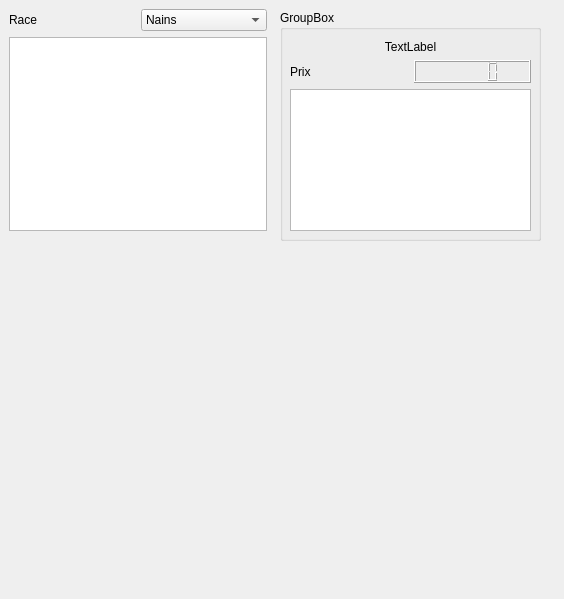
<?xml version="1.0" encoding="UTF-8"?>
<ui version="4.0">
 <class>LectureProfile</class>
 <widget class="QWidget" name="LectureProfile">
  <property name="geometry">
   <rect>
    <x>0</x>
    <y>0</y>
    <width>564</width>
    <height>599</height>
   </rect>
  </property>
  <property name="windowTitle">
   <string>Form</string>
  </property>
  <widget class="QWidget" name="verticalLayoutWidget">
   <property name="geometry">
    <rect>
     <x>9</x>
     <y>9</y>
     <width>258</width>
     <height>222</height>
    </rect>
   </property>
   <layout class="QVBoxLayout" name="verticalLayout">
    <item>
     <layout class="QHBoxLayout" name="horizontalLayout">
      <item>
       <widget class="QLabel" name="label">
        <property name="text">
         <string>Race</string>
        </property>
       </widget>
      </item>
      <item>
       <widget class="QComboBox" name="comboBox">
        <item>
         <property name="text">
          <string>Nains</string>
         </property>
        </item>
        <item>
         <property name="text">
          <string>Orques</string>
         </property>
        </item>
        <item>
         <property name="text">
          <string>Hommes betes</string>
         </property>
        </item>
        <item>
         <property name="text">
          <string>Skavens</string>
         </property>
        </item>
       </widget>
      </item>
     </layout>
    </item>
    <item>
     <widget class="QTreeView" name="treeView"/>
    </item>
   </layout>
  </widget>
  <widget class="QGroupBox" name="groupBox">
   <property name="geometry">
    <rect>
     <x>280</x>
     <y>10</y>
     <width>261</width>
     <height>231</height>
    </rect>
   </property>
   <property name="title">
    <string>GroupBox</string>
   </property>
   <widget class="QWidget" name="verticalLayoutWidget_2">
    <property name="geometry">
     <rect>
      <x>10</x>
      <y>30</y>
      <width>241</width>
      <height>191</height>
     </rect>
    </property>
    <layout class="QVBoxLayout" name="verticalLayout_2">
     <item>
      <widget class="QLabel" name="label_3">
       <property name="text">
        <string>&lt;html&gt;&lt;head/&gt;&lt;body&gt;&lt;p align=&quot;center&quot;&gt;TextLabel&lt;/p&gt;&lt;/body&gt;&lt;/html&gt;</string>
       </property>
      </widget>
     </item>
     <item>
      <layout class="QHBoxLayout" name="horizontalLayout_2">
       <item>
        <widget class="QLabel" name="label_2">
         <property name="text">
          <string>Prix</string>
         </property>
        </widget>
       </item>
       <item>
        <widget class="QLCDNumber" name="lcdNumber"/>
       </item>
      </layout>
     </item>
     <item>
      <widget class="QTableView" name="tableView"/>
     </item>
    </layout>
   </widget>
  </widget>
 </widget>
 <resources/>
 <connections/>
</ui>
